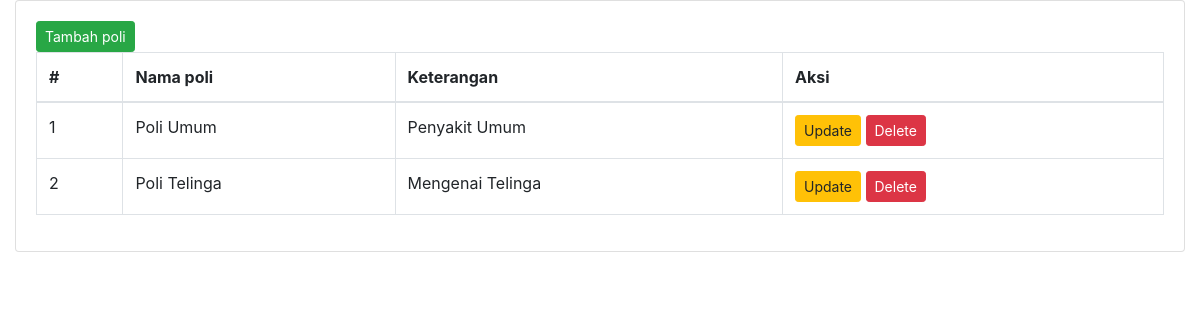
Screenshot of /poliAdmin.php with the database file from the repository.
### tables this page shows
CREATE TABLE `poli` (
  `id` int(11) NOT NULL,
  `nama_poli` varchar(25) NOT NULL,
  `keterangan` text NOT NULL
);

### poliAdmin.php (the view, shortened to what this page needs)
<?php
include_once("koneksi.php");
$obatQuery = "SELECT * FROM poli";
$obatResult = $mysqli->query($obatQuery);
$obatData = $obatResult->fetch_all(MYSQLI_ASSOC);
?>
<!DOCTYPE html>
<html lang="en">
<head>
  <link rel="stylesheet" href="https://stackpath.bootstrapcdn.com/bootstrap/4.6.0/css/bootstrap.min.css">
</head>
<body class="hold-transition sidebar-mini">
  <div class="wrapper">
    <section class="content">
      <div class="container-fluid">
        <div class="row">
          <div class="col-12">
            <div class="card">
              <div class="card-body">
              <button type="button" class="btn btn-success btn-sm" data-toggle="modal" data-target="#addModal">Tambah poli</button>
                <table id="example2" class="table table-bordered table-hover">
                  <thead>
                    <tr>
                      <th>#</th>
                      <th>Nama poli</th>
                      <th>Keterangan</th>
                      <th>Aksi</th>
                    </tr>
                  </thead>
                  <tbody>
                    <?php
                    foreach ($obatData as $obatRow) {
                      echo "<tr>";
                      echo "<td>" . $obatRow['id'] . "</td>";
                      echo "<td>" . $obatRow['nama_poli'] . "</td>";
                      echo "<td>" . $obatRow['keterangan'] . "</td>";
                      echo "<td>
                                                <form method='post' action=''>
                                                    <input type='hidden' name='id' value='" . $obatRow['id'] . "'>
                                                    <input type='hidden' name='new_nama_poli' value='" . $obatRow['nama_poli'] . "'>
                                                    <input type='hidden' name='new_keterangan' value='" . $obatRow['keterangan'] . "'>
                                                    <button type='button' name='update_obat' class='btn btn-warning btn-sm update-btn' data-toggle='modal' data-target='#updateModal'
                                                    data-id='" . $obatRow['id'] . "'
                                                    data-nama_poli='" . $obatRow['nama_poli'] . "'
                                                    data-keteranagn='" . $obatRow['keterangan'] . "' >Update</button>
                                                    <form method='post' action=''>
                                                        <input type='hidden' name='id' value='" . $obatRow['id'] . "'>
                                                        <button type='submit' name='delete_obat' class='btn btn-danger btn-sm' onclick='return confirm(\"Are you sure?\");'>Delete</button>
                                                    </form>
                                                </form>
                                            </td>";
                      echo "</tr>";
                    }
                    ?>
                  </tbody>
                </table>
              </div>
            </div>
          </div>
        </div>
      </div>
    </section>
  </div>
</body>
</html>

### rows the page displays
poli: id "1", nama_poli "Poli Umum", keterangan "Penyakit Umum"
poli: id "2", nama_poli "Poli Telinga", keterangan "Mengenai Telinga"
